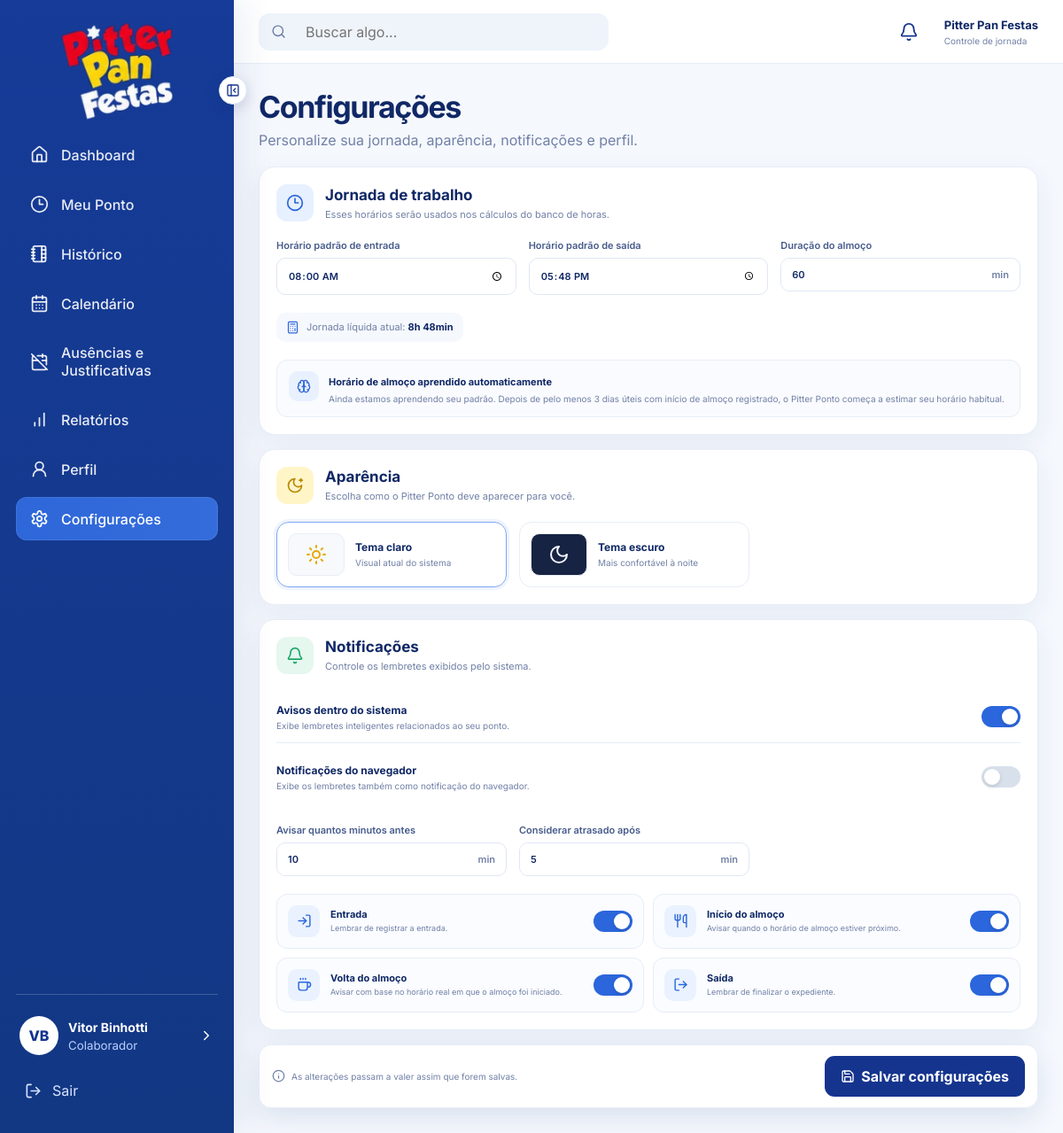
The app's page /public/?route=settings (signed in) with its own data.
### tables this page shows
CREATE TABLE users (
    id BIGINT UNSIGNED AUTO_INCREMENT PRIMARY KEY,
    name VARCHAR(120) NOT NULL,
    email VARCHAR(160) NOT NULL UNIQUE,
    password VARCHAR(255) NOT NULL,
    role ENUM('admin', 'employee') NOT NULL DEFAULT 'employee',
    salary DECIMAL(10,2) NULL,
    daily_minutes SMALLINT UNSIGNED NOT NULL DEFAULT 528 COMMENT '8h48 = 528 minutos',
    monthly_hours SMALLINT UNSIGNED NOT NULL DEFAULT 220,
    workday_start TIME NOT NULL DEFAULT '08:00:00',
    workday_end TIME NOT NULL DEFAULT '17:48:00',
    lunch_start_time TIME NOT NULL DEFAULT '12:00:00',
    lunch_minutes SMALLINT UNSIGNED NOT NULL DEFAULT 60,
    theme ENUM('light', 'dark') NOT NULL DEFAULT 'light',
    notifications_enabled TINYINT(1) NOT NULL DEFAULT 1,
    browser_notifications TINYINT(1) NOT NULL DEFAULT 0,
    notification_before_minutes SMALLINT UNSIGNED NOT NULL DEFAULT 10,
    notification_after_minutes SMALLINT UNSIGNED NOT NULL DEFAULT 5,
    notify_entry_enabled TINYINT(1) NOT NULL DEFAULT 1,
    notify_lunch_start_enabled TINYINT(1) NOT NULL DEFAULT 1,
    notify_lunch_return_enabled TINYINT(1) NOT NULL DEFAULT 1,
    notify_clock_out_enabled TINYINT(1) NOT NULL DEFAULT 1,
    avatar_path VARCHAR(255) NULL,
    is_active TINYINT(1) NOT NULL DEFAULT 1,
    created_at TIMESTAMP NOT NULL DEFAULT CURRENT_TIMESTAMP,
    updated_at TIMESTAMP NOT NULL DEFAULT CURRENT_TIMESTAMP ON UPDATE CURRENT_TIMESTAMP
);

### app/Views/settings/index.php (the view, shortened to what the rows shown need)
<?php
$workdayStart = substr((string)($user['workday_start'] ?? '08:00:00'), 0, 5);
$workdayEnd = substr((string)($user['workday_end'] ?? '17:48:00'), 0, 5);
$lunchMinutes = (int)($user['lunch_minutes'] ?? 60);
?>
<div class="page-heading">
    <div>
        <h1>Configurações</h1>
    </div>
</div>
<form
    method="POST"
    action="<?= url('settings') ?>"
    enctype="multipart/form-data"
    class="personal-settings-form"
>
    <section class="panel settings-section">
        <div class="settings-section-head">
            <div>
                <h2>Jornada de trabalho</h2>
            </div>
        </div>
        <div class="settings-grid three">
            <label>
                Horário padrão de entrada
                <input type="time" name="workday_start" value="<?= e($workdayStart) ?>" required>
            </label>
            <label>
                Horário padrão de saída
                <input type="time" name="workday_end" value="<?= e($workdayEnd) ?>" required>
            </label>
            <label>
                <div class="input-with-suffix">
                    <input
                        type="number"
                        name="lunch_minutes"
                        min="0"
                        max="240"
                        value="<?= $lunchMinutes ?>"
                        required
                    >
                    <span>min</span>
                </div>
            </label>
        </div>
        <div class="settings-preview">
            <span>
                Jornada líquida atual:
                <strong>
                    <?= intdiv((int)$user['daily_minutes'], 60) ?>h
                    <?= str_pad((string)((int)$user['daily_minutes'] % 60), 2, '0', STR_PAD_LEFT) ?>min
                </strong>
            </span>
        </div>
    </section>
    <section class="panel settings-section">
        <div class="settings-section-head">
            <div>
                <h2>Aparência</h2>
            </div>
        </div>
    </section>
    <section class="panel settings-section">
        <div class="settings-section-head">
            <div>
                <h2>Notificações</h2>
            </div>
        </div>
        <div class="notification-timing-grid">
            <label>
                <div class="input-with-suffix">
                    <input
                        type="number"
                        name="notification_before_minutes"
                        min="0"
                        max="120"
                        value="<?= (int)($user['notification_before_minutes'] ?? 10) ?>"
                    >
                    <span>min</span>
                </div>
            </label>
            <label>
                <div class="input-with-suffix">
                    <input
                        type="number"
                        name="notification_after_minutes"
                        min="0"
                        max="120"
                        value="<?= (int)($user['notification_after_minutes'] ?? 5) ?>"
                    >
                    <span>min</span>
                </div>
            </label>
        </div>
    </section>
</form>

### app/Views/layouts/app.php (shortened to what the rows shown need)
<?php
$currentUser = authUser();
$viewUser = $user ?? null;
$theme = $viewUser['theme'] ?? 'light';
?>
<!DOCTYPE html>
<html lang="pt-BR">
<head>
    <link rel="stylesheet" href="<?= asset('css/app.css') ?>">
</head>
<body class="<?= $theme === 'dark' ? 'theme-dark' : 'theme-light' ?>">
<div class="app-shell">
    <aside class="sidebar" id="sidebar">
        <div class="sidebar-footer">
            <a href="<?= url('profile') ?>" class="mini-profile" data-tooltip="Perfil">
                <span class="mini-profile-text">
                    <strong><?= e($currentUser['name'] ?? 'Usuário') ?></strong>
                    <small>Colaborador</small>
                </span>
            </a>
        </div>
    </aside>
    <main class="main-content">
        <section class="page-content">
            <?php require $viewFile; ?>
        </section>
    </main>
</div>
</body>
</html>

### records on screen
users: name "Vitor Binhotti", workday_start "08:00", workday_end "17:48", lunch_minutes "60", daily_minutes "8", daily_minutes "48", notification_before_minutes "10", notification_after_minutes "5"

### other values on screen
$initials ?: 'U' "VB"
$label "Entrada"
$description "Lembrar de registrar a entrada."
$label "Início do almoço"
$description "Avisar quando o horário de almoço estiver próximo."
$label "Volta do almoço"
$description "Avisar com base no horário real em que o almoço foi iniciado."
$label "Saída"
$description "Lembrar de finalizar o expediente."
